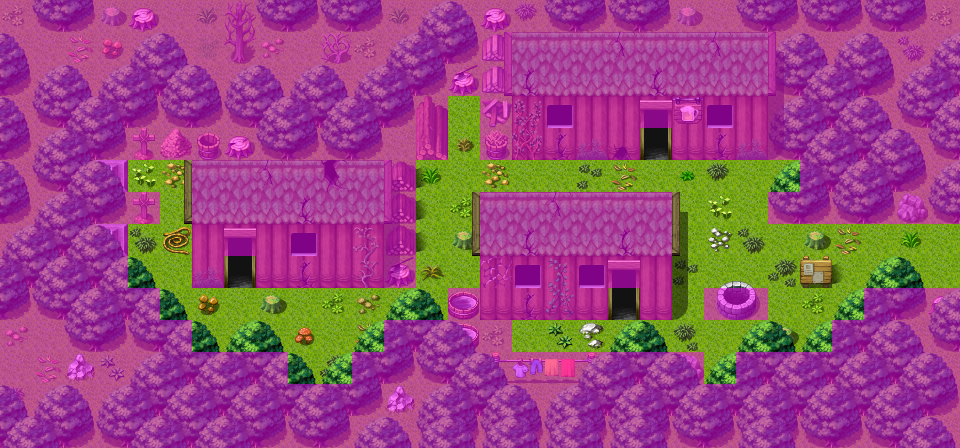

This game map was drawn from its Tiled (.tmx) file and the tilesets committed beside it. A one-line description and the trimmed map source follow:
An orthogonal 30x14 tile map with 32x32 px tiles, 4 tile layers (Ground, Objects, Above, Walkable), 2 hidden layers not drawn, 22 tilesets and 18 objects (7x spawn, 4x mapchange, 4x sign, 2x script, replace).

<map version="1.0" orientation="orthogonal" width="30" height="14" tilewidth="32" tileheight="32">
    <properties>
        <property name="outdoors" value="1" />
    </properties>
    <tileset firstgid="1" name="map_6" tilewidth="32" tileheight="32">
        <image source="../drawable/map_6.png" />
    </tileset>
    <tileset firstgid="65" name="map_19" tilewidth="32" tileheight="32">
        <image source="../drawable/map_19.png" />
    </tileset>
    <tileset firstgid="129" name="map_36" tilewidth="32" tileheight="32">
        <image source="../drawable/map_36.png" />
    </tileset>
    <tileset firstgid="193" name="map_45" tilewidth="32" tileheight="32">
        <image source="../drawable/map_45.png" />
    </tileset>
    <tileset firstgid="257" name="map_17" tilewidth="32" tileheight="32">
        <image source="../drawable/map_17.png" />
    </tileset>
    <tileset firstgid="321" name="map_5" tilewidth="32" tileheight="32">
        <image source="../drawable/map_5.png" />
    </tileset>
    <tileset firstgid="385" name="map_7" tilewidth="32" tileheight="32">
        <image source="../drawable/map_7.png" />
    </tileset>
    <tileset firstgid="449" name="map_16" tilewidth="32" tileheight="32">
        <image source="../drawable/map_16.png" />
    </tileset>
    <tileset firstgid="513" name="map_27" tilewidth="32" tileheight="32">
        <image source="../drawable/map_27.png" />
    </tileset>
    <tileset firstgid="577" name="map_14" tilewidth="32" tileheight="32">
        <image source="../drawable/map_14.png" />
    </tileset>
    <tileset firstgid="641" name="map_2" tilewidth="32" tileheight="32">
        <image source="../drawable/map_2.png" />
    </tileset>
    <tileset firstgid="705" name="map_0" tilewidth="32" tileheight="32">
        <image source="../drawable/map_0.png" />
    </tileset>
    <tileset firstgid="769" name="map_8" tilewidth="32" tileheight="32">
        <image source="../drawable/map_8.png" />
    </tileset>
    <tileset firstgid="833" name="map_4" tilewidth="32" tileheight="32">
        <image source="../drawable/map_4.png" />
    </tileset>
    <tileset firstgid="897" name="map_3" tilewidth="32" tileheight="32">
        <image source="../drawable/map_3.png" />
    </tileset>
    <tileset firstgid="961" name="map_1" tilewidth="32" tileheight="32">
        <image source="../drawable/map_1.png" />
    </tileset>
    <tileset firstgid="1025" name="map_28" tilewidth="32" tileheight="32">
        <image source="../drawable/map_28.png" />
    </tileset>
    <tileset firstgid="1089" name="map_10" tilewidth="32" tileheight="32">
        <image source="../drawable/map_10.png" />
    </tileset>
    <tileset firstgid="1153" name="map_9" tilewidth="32" tileheight="32">
        <image source="../drawable/map_9.png" />
    </tileset>
    <tileset firstgid="1217" name="map_18" tilewidth="32" tileheight="32">
        <image source="../drawable/map_18.png" />
    </tileset>
    <tileset firstgid="1281" name="map_12" tilewidth="32" tileheight="32">
        <image source="../drawable/map_12.png" />
    </tileset>
    <tileset firstgid="1345" name="map_30" tilewidth="32" tileheight="32">
        <image source="../drawable/map_30.png" />
    </tileset>
    <layer name="Ground" width="30" height="14">
        <data>[420 cells, 420 non-empty, 7 distinct tile ids]</data>
    </layer>
    <layer name="Objects" width="30" height="14">
        <data>[420 cells, 224 non-empty, 68 distinct tile ids]</data>
    </layer>
    <layer name="Objects_1" width="30" height="14" visible="0">
        <data>[420 cells, 2 non-empty, 2 distinct tile ids]</data>
    </layer>
    <layer name="Above" width="30" height="14">
        <data>[420 cells, 83 non-empty, 11 distinct tile ids]</data>
    </layer>
    <layer name="Walkable" width="30" height="14">
        <data>[420 cells, 337 non-empty, 1 distinct tile ids]</data>
    </layer>
    <layer name="Walkable_1" width="30" height="14" visible="0">
        <data>[420 cells, 1 non-empty, 1 distinct tile ids]</data>
    </layer>
    <objectgroup name="Mapevents">
        <object name="east" type="mapchange" x="928" y="224" width="32" height="64">
            <properties>
                <property name="map" value="roadbeforecrossroads2" />
                <property name="place" value="west" />
            </properties>
        </object>
        <object name="woodhouse1" type="mapchange" x="608" y="288" width="32" height="32">
            <properties>
                <property name="map" value="woodhouse1" />
                <property name="place" value="south" />
            </properties>
        </object>
        <object name="woodhouse2" type="mapchange" x="640" y="128" width="32" height="32">
            <properties>
                <property name="map" value="woodhouse2" />
                <property name="place" value="south" />
            </properties>
        </object>
        <object name="burhczyd_check8" type="script" x="608" y="160" width="96" height="32" />
        <object name="woodhouse0" type="mapchange" x="224" y="256" width="32" height="32">
            <properties>
                <property name="map" value="woodhouse0" />
                <property name="place" value="south" />
            </properties>
        </object>
        <object name="sign_wdsetl0" type="sign" x="800" y="256" width="32" height="32" />
        <object name="sign_wdsetl0_grave1" type="sign" x="128" y="160" width="32" height="32" />
        <object name="sign_wdsetl0_grave2" type="sign" x="128" y="224" width="32" height="32" />
        <object name="sign_wdsetl0_grave3" type="sign" x="160" y="128" width="32" height="32" />
        <object name="algore_killed" type="script" x="896" y="224" width="32" height="64" />
    </objectgroup>
    <objectgroup name="Spawn">
        <object name="pig" type="spawn" x="672" y="160" width="128" height="224">
            <properties>
                <property name="quantity" value="2" />
                <property name="spawngroup" value="pig" />
            </properties>
        </object>
        <object name="smuggler6" type="spawn" x="512" y="320" width="32" height="32">
            <properties>
                <property name="spawngroup" value="smuggler6" />
            </properties>
        </object>
        <object name="vermin" type="spawn" x="256" y="288" width="160" height="96">
            <properties>
                <property name="spawngroup" value="vermin" />
            </properties>
        </object>
        <object name="vermin_1" type="spawn" x="128" y="160" width="64" height="160">
            <properties>
                <property name="spawngroup" value="vermin" />
            </properties>
        </object>
        <object name="vermin_2" type="spawn" x="416" y="160" width="64" height="160">
            <properties>
                <property name="spawngroup" value="vermin" />
            </properties>
        </object>
        <object name="vermin_3" type="spawn" x="480" y="160" width="128" height="32">
            <properties>
                <property name="spawngroup" value="vermin" />
            </properties>
        </object>
        <object name="algore" type="spawn" x="448" y="96" width="32" height="32">
            <properties>
                <property name="spawngroup" value="algore" />
            </properties>
        </object>
    </objectgroup>
    <objectgroup name="Replace" visible="0">
        <object name="fungi_panic_nondisplayed:20" type="replace" x="160" y="128" width="64" height="32">
            <properties>
                <property name="Objects" value="Objects_1" />
                <property name="Walkable" value="Walkable_1" />
                <property name="requireId" value="fungi_panic_nondisplayed" />
                <property name="requireType" value="questProgress" />
                <property name="requireValue" value="20" />
            </properties>
        </object>
    </objectgroup>
    <objectgroup name="Keys" />
</map>
